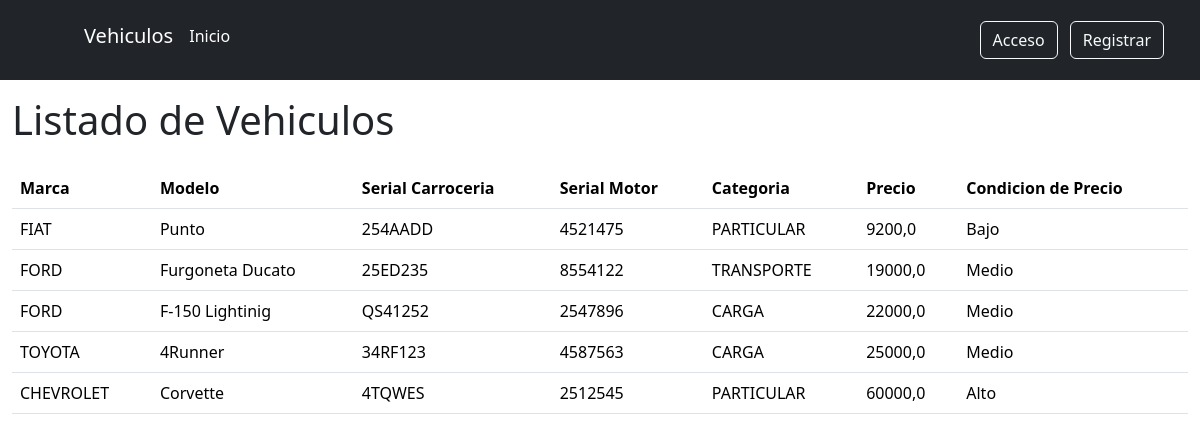
The app's page /vehiculo/, older data.
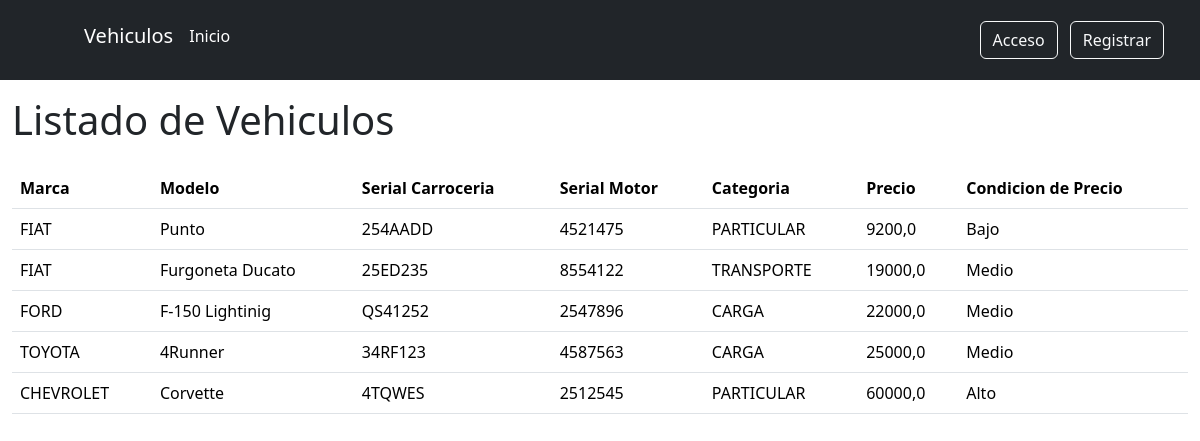
The same page, newer data.
### vehiculo/models.py (models this page shows, shortened)
class Vehiculo(models.Model):
    class Meta:
        permissions = (('visualizar_catalogo', 'Ver Catalogo Vehiculos'),
                    ('add_vehiculomodel', 'Agregar Vehiculo'),)
    MARCAS = [
        ('CHEVROLET', 'CHEVROLET'),
        ('FIAT', 'FIAT'),
        ('FORD', 'FORD'),
        ('TOYOTA', 'TOYOTA'),
    ]
    CATEGORIAS = [
        ('PARTICULAR', 'PARTICULAR'),
        ('TRANSPORTE', 'TRANSPORTE'),
        ('CARGA', 'CARGA'),
    ]
    marca = models.CharField(max_length=20, blank=False, null=False, choices=MARCAS, default='Ford')
    modelo = models.CharField(max_length=100, blank=False, null=False)
    serial_carroceria = models.CharField(max_length=50, blank=False, null=False)
    serial_motor = models.CharField(max_length=50, blank=False, null=False)
    categoria = models.CharField(max_length=20, blank=False, null=False, choices=CATEGORIAS, default='Particular')
    precio = models.FloatField(blank=False, null=False,)
    fecha_creacion = models.DateTimeField(auto_now_add=True, blank=True)
    fecha_modificacion = models.DateTimeField(auto_now_add=True, blank=True)

### vehiculo/views.py (the view)
# urls.py: path('vehiculo/', views.VehiculosView.as_view(), name='vehiculo'),
class VehiculosView(ListView):
    model = Vehiculo
    template_name = "vehiculos/vehiculos.html"
    context_object_name = 'vehiculos'
    permission_required = 'vehiculo.visualizar_catalogo'
    ordering = ['precio']
    def get_context_data(self, **kwargs):
        context = super().get_context_data(**kwargs)
        context["titulo"] = 'Página de Vehiculos'
        return context

### templates/vehiculos/vehiculos.html
{% extends "layouts/base.html" %}
{% block contenido %}
<main class="container-fluid">
    <section id="listado-productos">
        <h1 class="text-left py-3">Listado de Vehiculos</h1>
        {% if vehiculos %}
            <table class="table">
            <thead>
                <tr>
                    <th scope="col">Marca</th>
                    <th scope="col">Modelo</th>
                    <th scope="col">Serial Carroceria</th>
                    <th scope="col">Serial Motor</th>
                    <th scope="col">Categoria</th>
                    <th scope="col">Precio</th>
                    <th scope="col">Condicion de Precio</th>
                </tr>
            </thead>
            <tbody>
                {% for vehiculo in vehiculos %}
                <tr>
                    <td>{{vehiculo.marca|upper}}</td>
                    <td>{{vehiculo.modelo}}</td>
                    <td>{{vehiculo.serial_carroceria}}</td>
                    <td>{{vehiculo.serial_motor}}</td>
                    <td>{{vehiculo.categoria}}</td>
                    <td>{{vehiculo.precio}}</td>
                    {% if vehiculo.precio < 10000 %}
                        <td>Bajo</td>
                    {% endif %}
                    {% if vehiculo.precio > 9999 and vehiculo.precio < 30000 %}
                        <td>Medio</td>
                    {% endif %}
                    {% if vehiculo.precio > 30000 %}
                        <td>Alto</td>
                    {% endif %}
                </tr>
                {% endfor %}
            </tbody>
        </table>
        {% else %}
        <p class="text-center">No existen vehiculos disponibles.</p>
        {% endif %}
    </section>
</main>
{% endblock contenido %}

### templates/layouts/base.html (shortened to what this page needs)
{% load static %}
<!DOCTYPE html>
<html lang="es">
<head>
    <link href="https://cdn.jsdelivr.net/npm/bootstrap@5.3.3/dist/css/bootstrap.min.css" rel="stylesheet">
    <link rel="stylesheet" href="{% static "/css/styles.css" %}">
</head>
    {% include "partials/navbar.html" %}
    {% block contenido %}
    {% endblock contenido %}
</html>

### templates/partials/navbar.html (shortened to what this page needs)
<header class="p-3 text-bg-dark">
    <div class="container-fluid">
      <div class="d-flex flex-wrap align-items-center justify-content-center justify-content-lg-start">
        <a href="/" class="d-flex align-items-center mb-2 mb-lg-0 text-white text-decoration-none">
          <svg class="bi me-2" width="40" height="32" role="img" aria-label="Bootstrap"><use xlink:href="#bootstrap"></use></svg>
        </a>
        <ul class="nav col-12 col-lg-auto me-lg-auto mb-2 justify-content-center mb-md-0">
          <li><a href="" class="nav-link px-2 text-white"><h5>Vehiculos</h5></a></li>
          <li><a href="{% url "index" %}" class="nav-link px-2 text-white">Inicio</a></li>
        </ul>
        {% if not user.is_authenticated %}
        <div class="text-end">
          <a class="btn btn-outline-light me-2" href="{% url "login" %}">Acceso</a>
          <a class="btn btn-outline-light me-2" href="{% url "registro" %}">Registrar</a>
        </div>
        {% endif %}
      </div>
    </div>
  </header>

Row changes from the older to the newer data that the page shows:
changed Vehiculo "Furgoneta Ducato": marca "FORD" → "FIAT"
